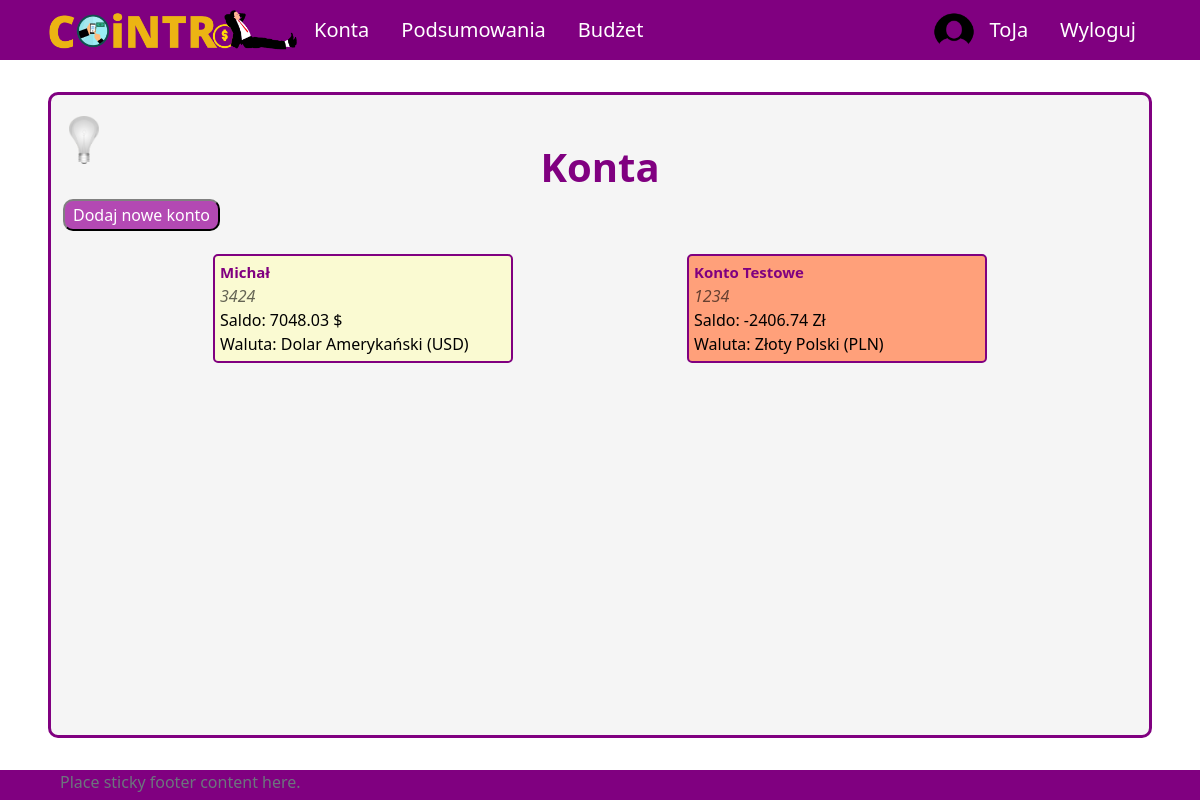
The page /all-accounts (signed in) on the database its author committed.
### aplication/models.py (models this page shows, shortened)
class Account(models.Model):
    owner = models.ForeignKey(Profile, null=True, blank=True, on_delete=models.CASCADE)
    name = models.CharField(max_length=30)
    currency = models.ForeignKey(Currency, on_delete=models.SET_NULL, null=True)
    is_shared = models.BooleanField(default=False)
    description = models.CharField(max_length=100, null=True, blank=True)
    id = models.UUIDField(default=uuid.uuid4, unique=True, primary_key=True, editable=False)
    def __str__(self):
        return self.name
    def calculate_balance(self):
        balance = 0
        today = date.today()
        transactions = Transaction.objects.filter(id_account=self)
        for transaction in transactions:
            if transaction.transaction_date <= today:
                balance += transaction.converted_amount
        return balance
    def print_description(self):
        if self.description!=None:
            return self.description
        else:
            return ""

class Transaction(models.Model):
    intervals = {
        'daily': (lambda x : x + timedelta(days=1), 'Codziennie'),
        'weekly': (lambda x : x + timedelta(weeks=1), 'Co tydzień'),
        'biweekly': (lambda x : x + timedelta(weeks=2), 'Co 2 tygodnie')}
    id_account = models.ForeignKey(Account, on_delete=models.CASCADE)
    id_user = models.ForeignKey(Profile, on_delete=models.SET_NULL, null=True) #konto z którego dokonano transakcji zostało usunięte ale transakcja ma pozostać
    id_category = models.ForeignKey(Category, on_delete=models.CASCADE)
    id_subcategory = models.ForeignKey(Subcategory, on_delete=models.SET_NULL, null=True, blank=True)
    currency = models.ForeignKey(Currency, on_delete=models.SET_NULL, null=True)
    repeat = models.CharField(null=True, blank=True, choices=tuple([(k, v[1]) for k, v in intervals.items()]), max_length=50)
    amount = models.DecimalField(max_digits=10, decimal_places=2)
    converted_amount = models.DecimalField(max_digits=10, decimal_places=2)
    transaction_date = models.DateField()
    description = models.CharField(max_length=255, blank=True, null=True)
    id = models.UUIDField(default=uuid.uuid4, unique=True, primary_key=True, editable=False)

### UsersApp/models.py (models this page shows)
class Currency(models.Model):
    name = models.CharField(max_length=100)
    access_name = models.CharField(max_length=20) #access_name nazwa aby zdobyć kurs walut
    sign = models.CharField(max_length=5) #znak waluty
    id = models.UUIDField(default=uuid.uuid4, unique=True,
                            primary_key=True, editable=False)
    def __str__(self):
        return "{}".format(self.name)

### aplication/views/account_views.py (the view)
# urls.py: path('all-accounts', allAccounts, name='all-accounts'),
@login_required(login_url='login')
def allAccounts(request):
    user_accounts = User_Account.objects.filter(id_user = request.user.profile.id)
    accounts = []
    for ua in user_accounts:
        accounts.append(Account.objects.get(id=ua.id_account.id))
    context = {'accounts': accounts}
    return render(request, 'application/account/all-accounts.html', context)

### templates/application/account/all-accounts.html (shortened to what this page needs)
{% extends 'application/base.html' %}
{% block content %}
    <div class="title">
        <h1>Konta</h1>
    </div>
    <a href="{% url 'create-account' %}">
        <button class="button">Dodaj nowe konto</button>
    </a>
    <div class="content tiles" id="all-accounts">
        {% for acc in accounts %}
            <div class="account">
                <a class="account-link" href={% url 'account' pk=acc.id %}>
                <span class="name">{{ acc }}</span>
                <span class="account-description">{{ acc.print_description }}</span>
                <span class="balance">Saldo: {{ acc.calculate_balance }} {{acc.currency.sign}}</span>
                <span class="balance">Waluta: {{ acc.currency }}</span>
                </a>
            </div>
        {% endfor %}
    </div>
{% endblock %}

### templates/application/base.html (shortened to what this page needs)
{%load static%}
<!DOCTYPE html>
<html lang="pl">
<head>
    <link href="https://cdn.jsdelivr.net/npm/bootstrap@5.2.2/dist/css/bootstrap.min.css" rel="stylesheet">
    <link rel="stylesheet" type="text/css" href="{% static 'css/style.css' %}">
</head>
<body onload="checkColorMode()">
    <nav class="nav">
        {% if user.is_authenticated %}
        <ul class="nav justify-content-start">
            <li class="nav-item"><a id="logo-link" class="nav-link" href="{% url 'home' %}">
                <img onmouseover="logoHover()" onmouseout="logoOut()" id="app-logo" src="{% static 'images/logo.png' %}">
            </a>
            <li class="nav-item"><a class="nav-link" href="{% url 'all-accounts' %}">Konta</a></li>
            <li class="nav-item"><a class="nav-link" href="{% url 'summary' %}">Podsumowania</a></li>
            <li class="nav-item"><a class="nav-link" href="{% url 'budget' %}">Budżet</a></li>
        </ul>
        <ul class="nav justify-content-end">
            <img src="{% static 'images/circle_user_image.png' %}", style="border-radius: 50%; width: 40px;">
            <li class="nav-item"><a class="nav-link" href="{% url 'profile' %}">{{ user.username }}</a></li>
            <li class="nav-item"><a class="nav-link" href="{% url 'logout' %}">Wyloguj</a></li>
        </ul>
        {% endif %}
    </nav>
    <div id = "site-content">
        <button onclick="darkMode()" id="dark-mode-button"><img id="light-bulb" src="{% static 'images/bulb_off.png' %}" /></button>
        {% block content %}
        {% endblock %}
    </div>
    <footer class="footer">
        <div class="container">
            <span class="text-muted">Place sticky footer content here.</span>
        </div>
    </footer>
</body>
</html>

### aplication/static/css/style.css (style rules this page uses)
body { background-color: white; color: black; }
a.nav-link { color: white; font-size: 20px; }
ul.nav { align-items: center; }
nav.nav { height: 60px; background-color: purple; justify-content: space-between; padding-left: 4vw; padding-right: 4vw; }
#logo-link { padding: 0; }
#app-logo { width: 250px; }
#site-content { min-height: calc(100vh - 60px - 8vh - 30px); margin-top: 4vh; margin-bottom: 4vh; margin-left: 4vw; margin-right: 4vw; padding-left: 1vw; padding-right: 1vw; padding-top: 1vh; padding-bottom: 1vh; border: 3px solid purple; border-radius: 10px; background-color: whitesmoke; position: relative; }
#dark-mode-button { position: absolute; top: 20px; }
#dark-mode-button > img { width: 30px; }
div.title { padding-top: 5vh; display: flex; align-items: center; flex-direction: column; }
div.title h1 { color: purple; font-size: 40px; font-weight: bold; }
div.content { margin-top: 15px; }
div.tiles { display: flex; flex-wrap: wrap; justify-content: space-evenly; }
div.account { margin-top: 1vh; margin-bottom: 2vh; margin-left: 2vw; margin-right: 2vw; padding: 5px; border: 2px solid purple; border-radius: 5px; background-color: lightgoldenrodyellow; width: 300px; }
div.account:nth-child(even) { background-color: lightsalmon; }
a.account-link { width: 100%; display: flex; flex-direction: column; text-decoration: none; color: black; }
a.account-link > span.name { font-weight: bold; font-size: 15px; color: purple; }
a.account-link > span.account-description { font-style: italic; color: rgba(0, 0, 0, 0.6); }
.button { background-color: rgba(163, 31, 163, 0.8); color: white; padding: 2px 8px; border: 2px solid; border-radius: 10px; border-color: grey black black grey; text-decoration: none; }
footer { height: 30px; background-color: purple; justify-content: space-between; padding-left: 4vw; padding-right: 4vw; }
button { background-color: rgba(0, 0, 0, 0); border: none; }

### rows shown on the page
Account: name "Michał", print_description "3424", calculate_balance "7048.03", currency.sign "$", currency "Dolar Amerykański (USD)"
Account: name "Konto Testowe", print_description "1234", calculate_balance "-2406.74", currency.sign "Zł", currency "Złoty Polski (PLN)"

### other values the page prints
{{ user.username }} "ToJa"
